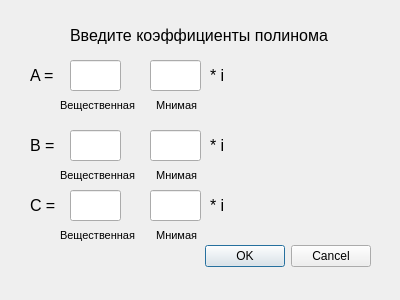
<?xml version="1.0" encoding="UTF-8"?>
<ui version="4.0">
 <class>Dialog</class>
 <widget class="QDialog" name="Dialog">
  <property name="geometry">
   <rect>
    <x>0</x>
    <y>0</y>
    <width>400</width>
    <height>300</height>
   </rect>
  </property>
  <property name="windowTitle">
   <string>Dialog</string>
  </property>
  <widget class="QDialogButtonBox" name="buttonBox">
   <property name="geometry">
    <rect>
     <x>30</x>
     <y>240</y>
     <width>341</width>
     <height>32</height>
    </rect>
   </property>
   <property name="orientation">
    <enum>Qt::Horizontal</enum>
   </property>
   <property name="standardButtons">
    <set>QDialogButtonBox::Cancel|QDialogButtonBox::Ok</set>
   </property>
  </widget>
  <widget class="QLineEdit" name="lineEdit">
   <property name="geometry">
    <rect>
     <x>70</x>
     <y>60</y>
     <width>51</width>
     <height>31</height>
    </rect>
   </property>
  </widget>
  <widget class="QLineEdit" name="lineEdit_2">
   <property name="geometry">
    <rect>
     <x>150</x>
     <y>60</y>
     <width>51</width>
     <height>31</height>
    </rect>
   </property>
  </widget>
  <widget class="QLabel" name="label">
   <property name="geometry">
    <rect>
     <x>70</x>
     <y>20</y>
     <width>271</width>
     <height>31</height>
    </rect>
   </property>
   <property name="font">
    <font>
     <pointsize>12</pointsize>
    </font>
   </property>
   <property name="text">
    <string>Введите коэффициенты полинома</string>
   </property>
  </widget>
  <widget class="QLabel" name="label_2">
   <property name="geometry">
    <rect>
     <x>30</x>
     <y>60</y>
     <width>51</width>
     <height>31</height>
    </rect>
   </property>
   <property name="font">
    <font>
     <pointsize>12</pointsize>
    </font>
   </property>
   <property name="text">
    <string>A = </string>
   </property>
  </widget>
  <widget class="QLabel" name="label_3">
   <property name="geometry">
    <rect>
     <x>60</x>
     <y>90</y>
     <width>81</width>
     <height>31</height>
    </rect>
   </property>
   <property name="font">
    <font>
     <pointsize>8</pointsize>
    </font>
   </property>
   <property name="text">
    <string>Вещественная</string>
   </property>
  </widget>
  <widget class="QLabel" name="label_4">
   <property name="geometry">
    <rect>
     <x>150</x>
     <y>90</y>
     <width>81</width>
     <height>31</height>
    </rect>
   </property>
   <property name="font">
    <font>
     <pointsize>8</pointsize>
    </font>
   </property>
   <property name="text">
    <string>  Мнимая</string>
   </property>
  </widget>
  <widget class="QLineEdit" name="lineEdit_3">
   <property name="geometry">
    <rect>
     <x>150</x>
     <y>130</y>
     <width>51</width>
     <height>31</height>
    </rect>
   </property>
  </widget>
  <widget class="QLabel" name="label_5">
   <property name="geometry">
    <rect>
     <x>150</x>
     <y>160</y>
     <width>81</width>
     <height>31</height>
    </rect>
   </property>
   <property name="font">
    <font>
     <pointsize>8</pointsize>
    </font>
   </property>
   <property name="text">
    <string>  Мнимая</string>
   </property>
  </widget>
  <widget class="QLabel" name="label_6">
   <property name="geometry">
    <rect>
     <x>60</x>
     <y>160</y>
     <width>81</width>
     <height>31</height>
    </rect>
   </property>
   <property name="font">
    <font>
     <pointsize>8</pointsize>
    </font>
   </property>
   <property name="text">
    <string>Вещественная</string>
   </property>
  </widget>
  <widget class="QLabel" name="label_7">
   <property name="geometry">
    <rect>
     <x>30</x>
     <y>130</y>
     <width>51</width>
     <height>31</height>
    </rect>
   </property>
   <property name="font">
    <font>
     <pointsize>12</pointsize>
    </font>
   </property>
   <property name="text">
    <string>B = </string>
   </property>
  </widget>
  <widget class="QLineEdit" name="lineEdit_4">
   <property name="geometry">
    <rect>
     <x>70</x>
     <y>130</y>
     <width>51</width>
     <height>31</height>
    </rect>
   </property>
  </widget>
  <widget class="QLineEdit" name="lineEdit_5">
   <property name="geometry">
    <rect>
     <x>150</x>
     <y>190</y>
     <width>51</width>
     <height>31</height>
    </rect>
   </property>
  </widget>
  <widget class="QLabel" name="label_8">
   <property name="geometry">
    <rect>
     <x>150</x>
     <y>220</y>
     <width>81</width>
     <height>31</height>
    </rect>
   </property>
   <property name="font">
    <font>
     <pointsize>8</pointsize>
    </font>
   </property>
   <property name="text">
    <string>  Мнимая</string>
   </property>
  </widget>
  <widget class="QLabel" name="label_9">
   <property name="geometry">
    <rect>
     <x>60</x>
     <y>220</y>
     <width>81</width>
     <height>31</height>
    </rect>
   </property>
   <property name="font">
    <font>
     <pointsize>8</pointsize>
    </font>
   </property>
   <property name="text">
    <string>Вещественная</string>
   </property>
  </widget>
  <widget class="QLabel" name="label_10">
   <property name="geometry">
    <rect>
     <x>30</x>
     <y>190</y>
     <width>51</width>
     <height>31</height>
    </rect>
   </property>
   <property name="font">
    <font>
     <pointsize>12</pointsize>
    </font>
   </property>
   <property name="text">
    <string>C = </string>
   </property>
  </widget>
  <widget class="QLineEdit" name="lineEdit_6">
   <property name="geometry">
    <rect>
     <x>70</x>
     <y>190</y>
     <width>51</width>
     <height>31</height>
    </rect>
   </property>
  </widget>
  <widget class="QLabel" name="label_11">
   <property name="geometry">
    <rect>
     <x>210</x>
     <y>60</y>
     <width>51</width>
     <height>31</height>
    </rect>
   </property>
   <property name="font">
    <font>
     <pointsize>12</pointsize>
    </font>
   </property>
   <property name="text">
    <string>* i</string>
   </property>
  </widget>
  <widget class="QLabel" name="label_12">
   <property name="geometry">
    <rect>
     <x>210</x>
     <y>130</y>
     <width>51</width>
     <height>31</height>
    </rect>
   </property>
   <property name="font">
    <font>
     <pointsize>12</pointsize>
    </font>
   </property>
   <property name="text">
    <string>* i</string>
   </property>
  </widget>
  <widget class="QLabel" name="label_13">
   <property name="geometry">
    <rect>
     <x>210</x>
     <y>190</y>
     <width>51</width>
     <height>31</height>
    </rect>
   </property>
   <property name="font">
    <font>
     <pointsize>12</pointsize>
    </font>
   </property>
   <property name="text">
    <string>* i</string>
   </property>
  </widget>
 </widget>
 <resources/>
 <connections>
  <connection>
   <sender>buttonBox</sender>
   <signal>accepted()</signal>
   <receiver>Dialog</receiver>
   <slot>accept()</slot>
   <hints>
    <hint type="sourcelabel">
     <x>248</x>
     <y>254</y>
    </hint>
    <hint type="destinationlabel">
     <x>157</x>
     <y>274</y>
    </hint>
   </hints>
  </connection>
  <connection>
   <sender>buttonBox</sender>
   <signal>rejected()</signal>
   <receiver>Dialog</receiver>
   <slot>reject()</slot>
   <hints>
    <hint type="sourcelabel">
     <x>316</x>
     <y>260</y>
    </hint>
    <hint type="destinationlabel">
     <x>286</x>
     <y>274</y>
    </hint>
   </hints>
  </connection>
 </connections>
</ui>
